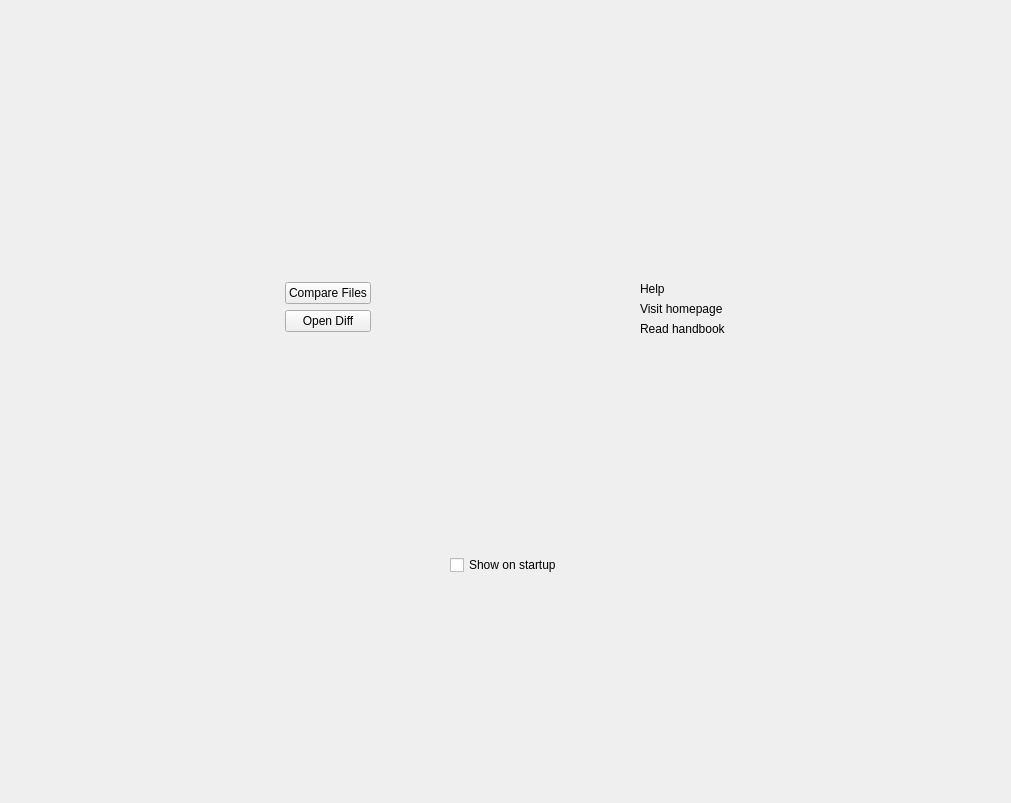
<?xml version="1.0" encoding="UTF-8"?>
<ui version="4.0">
 <class>WelcomeView</class>
 <widget class="QScrollArea" name="WelcomeView">
  <property name="geometry">
   <rect>
    <x>0</x>
    <y>0</y>
    <width>1011</width>
    <height>803</height>
   </rect>
  </property>
  <property name="acceptDrops">
   <bool>true</bool>
  </property>
  <property name="windowTitle">
   <string>Welcome</string>
  </property>
  <property name="frameShape">
   <enum>QFrame::NoFrame</enum>
  </property>
  <property name="widgetResizable">
   <bool>true</bool>
  </property>
  <widget class="QWidget" name="scrollAreaWidgetContents">
   <property name="geometry">
    <rect>
     <x>0</x>
     <y>0</y>
     <width>1011</width>
     <height>803</height>
    </rect>
   </property>
   <layout class="QGridLayout" name="layoutRoot" rowstretch="3,5,3" columnstretch="3,5,3">
    <property name="leftMargin">
     <number>0</number>
    </property>
    <property name="topMargin">
     <number>0</number>
    </property>
    <property name="rightMargin">
     <number>0</number>
    </property>
    <property name="bottomMargin">
     <number>0</number>
    </property>
    <property name="spacing">
     <number>0</number>
    </property>
    <item row="0" column="1">
     <spacer name="spacer6">
      <property name="orientation">
       <enum>Qt::Vertical</enum>
      </property>
      <property name="sizeHint" stdset="0">
       <size>
        <width>0</width>
        <height>0</height>
       </size>
      </property>
     </spacer>
    </item>
    <item row="1" column="0">
     <spacer name="spacer4">
      <property name="orientation">
       <enum>Qt::Horizontal</enum>
      </property>
      <property name="sizeHint" stdset="0">
       <size>
        <width>0</width>
        <height>0</height>
       </size>
      </property>
     </spacer>
    </item>
    <item row="1" column="1">
     <widget class="QFrame" name="frameContent">
      <layout class="QVBoxLayout" name="layoutContent" stretch="0,1,0">
       <property name="spacing">
        <number>20</number>
       </property>
       <item>
        <widget class="QWidget" name="widgetHeader" native="true">
         <layout class="QHBoxLayout" name="layoutHeader" stretch="1,0,0,1">
          <property name="leftMargin">
           <number>0</number>
          </property>
          <property name="topMargin">
           <number>0</number>
          </property>
          <property name="rightMargin">
           <number>0</number>
          </property>
          <property name="bottomMargin">
           <number>0</number>
          </property>
          <item>
           <spacer name="spacer1">
            <property name="orientation">
             <enum>Qt::Horizontal</enum>
            </property>
            <property name="sizeHint" stdset="0">
             <size>
              <width>0</width>
              <height>0</height>
             </size>
            </property>
           </spacer>
          </item>
          <item alignment="Qt::AlignVCenter">
           <widget class="QLabel" name="labelIcon"/>
          </item>
          <item alignment="Qt::AlignVCenter">
           <widget class="QWidget" name="widgetAbout" native="true">
            <layout class="QVBoxLayout" name="verticalAbout">
             <property name="leftMargin">
              <number>0</number>
             </property>
             <property name="topMargin">
              <number>0</number>
             </property>
             <property name="rightMargin">
              <number>0</number>
             </property>
             <property name="bottomMargin">
              <number>0</number>
             </property>
             <item>
              <widget class="QLabel" name="labelTitle"/>
             </item>
             <item>
              <widget class="QLabel" name="labelDescription"/>
             </item>
            </layout>
           </widget>
          </item>
          <item>
           <spacer name="spacer2">
            <property name="orientation">
             <enum>Qt::Horizontal</enum>
            </property>
            <property name="sizeHint" stdset="0">
             <size>
              <width>0</width>
              <height>0</height>
             </size>
            </property>
           </spacer>
          </item>
         </layout>
        </widget>
       </item>
       <item>
        <layout class="QHBoxLayout" name="layoutPanels" stretch="1,0">
         <property name="spacing">
          <number>20</number>
         </property>
         <item>
          <widget class="QWidget" name="widgetRecentFiles" native="true">
           <layout class="QGridLayout" name="layoutRecentFiles" rowstretch="0,0,0,1" columnstretch="0,1,0">
            <property name="leftMargin">
             <number>0</number>
            </property>
            <property name="topMargin">
             <number>0</number>
            </property>
            <property name="rightMargin">
             <number>0</number>
            </property>
            <property name="bottomMargin">
             <number>0</number>
            </property>
            <property name="horizontalSpacing">
             <number>20</number>
            </property>
            <item row="2" column="0">
             <widget class="QPushButton" name="buttonOpenDiff">
              <property name="text">
               <string>Open Diff</string>
              </property>
             </widget>
            </item>
            <item row="1" column="0">
             <widget class="QPushButton" name="buttonCompareFiles">
              <property name="text">
               <string>Compare Files</string>
              </property>
             </widget>
            </item>
            <!--item row="0" column="2">
             <widget class="QPushButton" name="buttonClearRecentFiles">
              <property name="toolTip">
               <string>Clear Recent Files</string>
              </property>
              <property name="icon">
               <iconset theme="edit-clear-all">
                <normaloff>.</normaloff>.</iconset>
              </property>
             </widget>
            </item-->
            <!--item row="1" column="1" rowspan="3" colspan="2">
             <widget class="QListView" name="listViewRecentFiles">
              <property name="minimumSize">
               <size>
                <width>400</width>
                <height>200</height>
               </size>
              </property>
              <property name="contextMenuPolicy">
               <enum>Qt::CustomContextMenu</enum>
              </property>
              <property name="editTriggers">
               <set>QAbstractItemView::NoEditTriggers</set>
              </property>
              <property name="alternatingRowColors">
               <bool>true</bool>
              </property>
             </widget>
            </item-->
            <!--item row="0" column="1">
             <widget class="QLabel" name="labelRecentFiles">
              <property name="text">
               <string>Recent Files</string>
              </property>
              <property name="alignment">
               <set>Qt::AlignBottom|Qt::AlignLeading|Qt::AlignLeft</set>
              </property>
             </widget>
            </item-->
            <item row="3" column="0">
             <spacer name="spacer3">
              <property name="orientation">
               <enum>Qt::Vertical</enum>
              </property>
              <property name="sizeHint" stdset="0">
               <size>
                <width>0</width>
                <height>0</height>
               </size>
              </property>
             </spacer>
            </item>
           </layout>
          </widget>
         </item>
         <item>
          <widget class="QWidget" name="widgetHelp" native="true">
           <layout class="QVBoxLayout" name="layoutHelp" stretch="0,0,0,1">
            <property name="leftMargin">
             <number>0</number>
            </property>
            <property name="topMargin">
             <number>0</number>
            </property>
            <property name="rightMargin">
             <number>0</number>
            </property>
            <property name="bottomMargin">
             <number>0</number>
            </property>
            <item>
             <widget class="QLabel" name="labelHelp">
              <property name="text">
               <string>Help</string>
              </property>
              <property name="alignment">
               <set>Qt::AlignBottom|Qt::AlignLeading|Qt::AlignLeft</set>
              </property>
             </widget>
            </item>
            <item alignment="Qt::AlignLeft">
             <widget class="KUrlLabel" name="labelHomepage">
              <property name="text">
               <string>Visit homepage</string>
              </property>
              <property name="url">
               <string/>
              </property>
              <property name="glowEnabled">
               <bool>false</bool>
              </property>
             </widget>
            </item>
            <item alignment="Qt::AlignLeft">
             <widget class="KUrlLabel" name="labelHandbook">
              <property name="text">
               <string>Read handbook</string>
              </property>
              <property name="url">
               <string/>
              </property>
              <property name="glowEnabled">
               <bool>false</bool>
              </property>
             </widget>
            </item>
            <item>
             <spacer name="spacer11">
              <property name="orientation">
               <enum>Qt::Vertical</enum>
              </property>
              <property name="sizeHint" stdset="0">
               <size>
                <width>0</width>
                <height>0</height>
               </size>
              </property>
             </spacer>
            </item>
           </layout>
          </widget>
         </item>
        </layout>
       </item>
       <item>
        <widget class="QWidget" name="widgetFooter" native="true">
         <layout class="QHBoxLayout" name="layoutFooter">
          <property name="leftMargin">
           <number>0</number>
          </property>
          <property name="topMargin">
           <number>0</number>
          </property>
          <property name="rightMargin">
           <number>0</number>
          </property>
          <property name="bottomMargin">
           <number>0</number>
          </property>
          <item>
           <spacer name="spacer9">
            <property name="orientation">
             <enum>Qt::Horizontal</enum>
            </property>
            <property name="sizeHint" stdset="0">
             <size>
              <width>0</width>
              <height>0</height>
             </size>
            </property>
           </spacer>
          </item>
          <item>
           <widget class="QCheckBox" name="checkBoxShowOnStartup">
            <property name="text">
             <string>Show on startup</string>
            </property>
           </widget>
          </item>
          <item>
           <spacer name="spacer10">
            <property name="orientation">
             <enum>Qt::Horizontal</enum>
            </property>
            <property name="sizeHint" stdset="0">
             <size>
              <width>0</width>
              <height>0</height>
             </size>
            </property>
           </spacer>
          </item>
         </layout>
        </widget>
       </item>
      </layout>
     </widget>
    </item>
    <item row="1" column="2">
     <spacer name="spacer5">
      <property name="orientation">
       <enum>Qt::Horizontal</enum>
      </property>
      <property name="sizeHint" stdset="0">
       <size>
        <width>0</width>
        <height>0</height>
       </size>
      </property>
     </spacer>
    </item>
    <item row="2" column="1">
     <spacer name="spacer7">
      <property name="orientation">
       <enum>Qt::Vertical</enum>
      </property>
      <property name="sizeHint" stdset="0">
       <size>
        <width>0</width>
        <height>0</height>
       </size>
      </property>
     </spacer>
    </item>
    <item row="0" column="2" alignment="Qt::AlignRight|Qt::AlignTop">
     <widget class="QWidget" name="widgetClose" native="true">
      <layout class="QHBoxLayout" name="layoutClose">
       <item>
        <widget class="QPushButton" name="buttonClose">
         <property name="toolTip">
          <string>Close Welcome Page</string>
         </property>
         <property name="icon">
          <iconset theme="window-close">
           <normaloff>.</normaloff>.</iconset>
         </property>
         <property name="flat">
          <bool>true</bool>
         </property>
        </widget>
       </item>
      </layout>
     </widget>
    </item>
   </layout>
  </widget>
 </widget>
 <customwidgets>
  <customwidget>
   <class>KUrlLabel</class>
   <extends>QLabel</extends>
   <header>kurllabel.h</header>
  </customwidget>
 </customwidgets>
 <tabstops>
  <tabstop>buttonOpenDiff</tabstop>
  <tabstop>buttonCompareFiles</tabstop>
  <!--tabstop>listViewRecentFiles</tabstop>
  <tabstop>buttonClearRecentFiles</tabstop-->
 </tabstops>
 <resources/>
 <connections/>
</ui>
